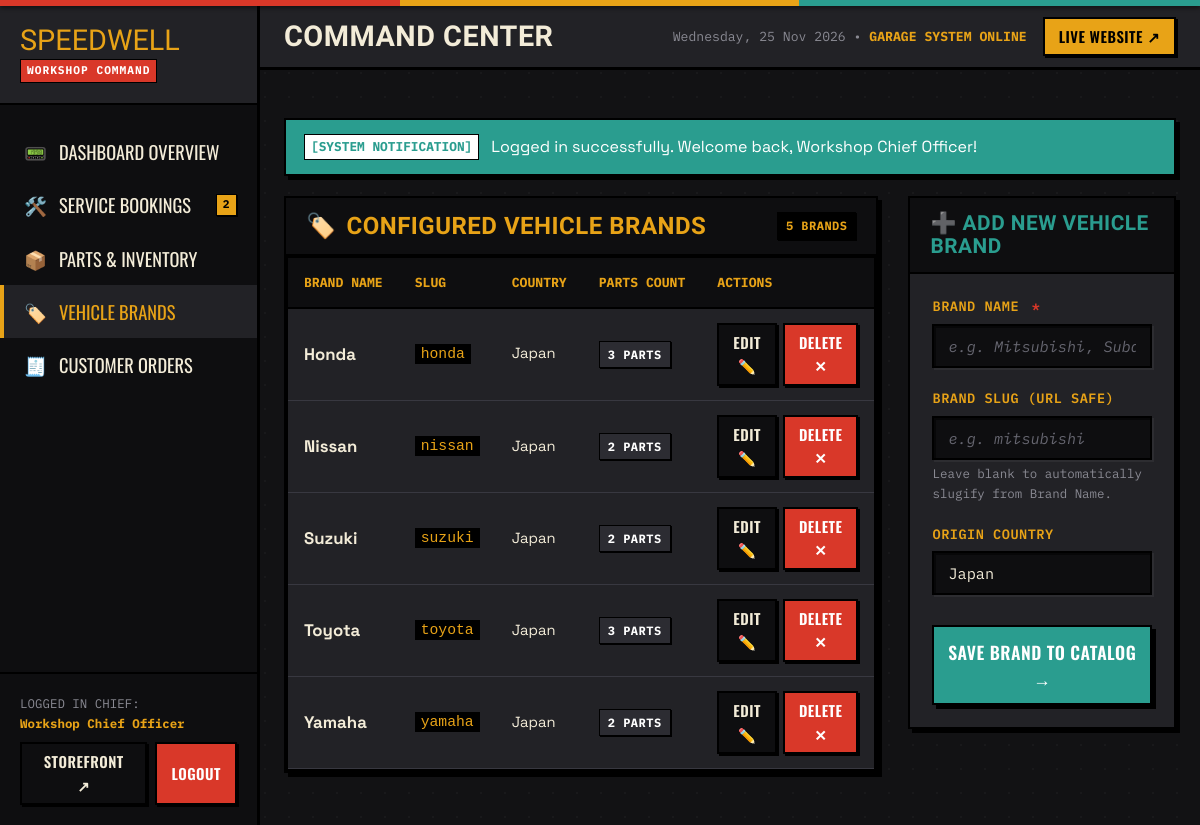
The page /admin/brands.php (signed in) on the database its author committed.
### tables this page shows
CREATE TABLE `brands` (
  `id` INT UNSIGNED AUTO_INCREMENT PRIMARY KEY,
  `name` VARCHAR(80) NOT NULL UNIQUE,
  `slug` VARCHAR(80) NOT NULL UNIQUE,
  `country` VARCHAR(60) DEFAULT 'Japan',
  `created_at` TIMESTAMP NOT NULL DEFAULT CURRENT_TIMESTAMP
);

### admin/brands.php (the view, shortened to what this page needs)
<?php
require_once __DIR__ . '/includes/admin-header.php';
$editBrand = null;
$brandsStmt = $pdo->query("
    SELECT b.*, COUNT(p.id) AS parts_count
    FROM brands b
    LEFT JOIN parts p ON b.id = p.brand_id
    GROUP BY b.id
    ORDER BY b.name ASC
");
$allBrands = $brandsStmt->fetchAll();
?>
<div style="display:grid; grid-template-columns:1.6fr 1fr; gap:30px; align-items:start;">
  <div class="retro-card">
    <div class="retro-card-header">
      <h3 class="retro-card-title text-amber">
        <span>🏷️</span> CONFIGURED VEHICLE BRANDS
      </h3>
      <span class="retro-badge" style="background:#000; color:var(--color-dash-amber);"><?= count($allBrands) ?> Brands</span>
    </div>
    <div class="admin-table-wrap" style="margin:0; box-shadow:none;">
      <table class="admin-table">
        <thead>
          <tr>
            <th>Brand Name</th>
            <th>Slug</th>
            <th>Country</th>
            <th>Parts Count</th>
            <th>Actions</th>
          </tr>
        </thead>
        <tbody>
          <?php foreach ($allBrands as $b): ?>
            <tr>
              <td>
                <strong style="font-size:1.05rem; color:var(--color-manual-cream);"><?= e($b['name']) ?></strong>
              </td>
              <td>
                <code style="background:#000; padding:2px 6px; color:var(--color-dash-amber);"><?= e($b['slug']) ?></code>
              </td>
              <td><?= e($b['country']) ?></td>
              <td>
                <span class="retro-badge" style="background:var(--color-oil-light); color:#fff;">
                  <?= $b['parts_count'] ?> Parts
                </span>
              </td>
              <td>
                <div style="display:flex; gap:6px;">
                  <a href="<?= BASE_URL ?>/admin/brands.php?action=edit&id=<?= $b['id'] ?>" class="retro-btn retro-btn-sm retro-btn-dark">
                    Edit ✏️
                  </a>
                  <a
                    href="<?= BASE_URL ?>/admin/brands.php?action=delete&id=<?= $b['id'] ?>"
                    class="retro-btn retro-btn-sm retro-btn-primary"
                    onclick="return confirm('Delete brand \'<?= addslashes(e($b['name'])) ?>\'? Assigned parts will also be affected.');"
                  >
                    Delete ✕
                  </a>
                </div>
              </td>
            </tr>
          <?php endforeach; ?>
        </tbody>
      </table>
    </div>
  </div>
  <div class="retro-card">
    <div class="retro-card-header">
      <h3 class="retro-card-title text-teal" style="font-size:1.3rem;">
        <?= $editBrand ? '✏️ EDIT BRAND' : '➕ ADD NEW VEHICLE BRAND' ?>
      </h3>
    </div>
    <div class="retro-card-body">
      <form method="POST" action="<?= BASE_URL ?>/admin/brands.php">
        <div class="form-group">
          <label class="form-label">Brand Name <span class="required">*</span></label>
          <input
            type="text"
            name="name"
            class="retro-input"
            required
            placeholder="e.g. Mitsubishi, Subaru, Mazda..."
            value="<?= e($editBrand['name'] ?? '') ?>"
          >
        </div>
        <div class="form-group">
          <label class="form-label">Brand Slug (URL Safe)</label>
          <input
            type="text"
            name="slug"
            class="retro-input"
            placeholder="e.g. mitsubishi"
            value="<?= e($editBrand['slug'] ?? '') ?>"
          >
          <div class="form-hint">Leave blank to automatically slugify from Brand Name.</div>
        </div>
        <div class="form-group">
          <label class="form-label">Origin Country</label>
          <input
            type="text"
            name="country"
            class="retro-input"
            placeholder="Japan, Germany, USA..."
            value="<?= e($editBrand['country'] ?? 'Japan') ?>"
          >
        </div>
        <button type="submit" class="retro-btn retro-btn-teal retro-btn-block" style="padding:12px; margin-top:10px;">
          <?= $editBrand ? 'UPDATE BRAND DETAILS' : 'SAVE BRAND TO CATALOG →' ?>
        </button>
      </form>
    </div>
  </div>
</div>
<?php require_once __DIR__ . '/includes/admin-footer.php'; ?>

### assets/css/dashboard.css (style rules this page uses)
.admin-body { background-color: #121214; }
.admin-table-wrap { background: var(--color-oil-slate); border: 2px solid #000; box-shadow: var(--shadow-hard); overflow-x: auto; margin-bottom: 24px; }
.admin-table { width: 100%; border-collapse: collapse; }
.admin-table th { background: var(--color-asphalt-dark); font-family: var(--font-mono); font-size: 0.82rem; text-transform: uppercase; color: var(--color-dash-amber); padding: 14px 16px; text-align: left; border-bottom: 2px solid #000; white-space: nowrap; }
.admin-table td { padding: 14px 16px; border-bottom: 1px solid var(--color-oil-border); font-size: 0.92rem; vertical-align: middle; }

### rows shown on the page
brands: name "Honda", slug "honda", country "Japan", parts_count "3"
brands: name "Nissan", slug "nissan", country "Japan", parts_count "2"
brands: name "Suzuki", slug "suzuki", country "Japan", parts_count "2"
brands: name "Toyota", slug "toyota", country "Japan", parts_count "3"
brands: name "Yamaha", slug "yamaha", country "Japan", parts_count "2"

### other values the page prints
$pendingCount "2"
$adminUser['name'] "Workshop Chief Officer"
$pageHeading "COMMAND CENTER"
$msg "Logged in successfully. Welcome back, Workshop Chief Officer!"
count($allBrands) "5"
